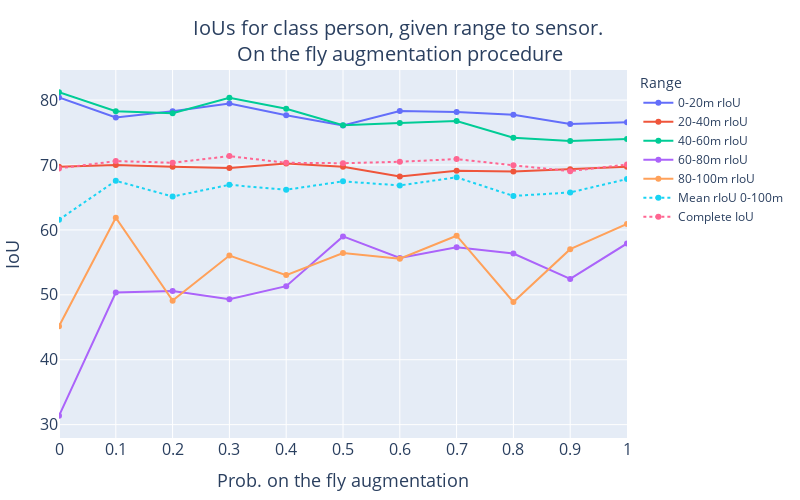

Source (notebook cell):
### Code cell
fig = return_fig_line_plot(melted_df, "Prob. on the fly augmentation", 'IoUs for class person, given range to sensor. <br>On the fly augmentation procedure',
                           category_orders={"Range": ['0-20m rIoU', '20-40m rIoU', '40-60m rIoU', '60-80m rIoU', '80-100m rIoU', "Mean rIoU 0-100m", 'Complete IoU']})
fig.show()
# fig.write_image("/workspaces/baseline/exp/figures/report_figs/RAW_ONline_paste_augmentation_NoRot_WithPutToBackline_plot_0_to_100.jpeg", scale=4)

### Figure 1 — Plotly figure (JSON) as saved in the notebook; plotly's stock layout.template omitted (floating-point values rounded to 4 significant figures)
{"data": [{"hovertemplate": "Range=0-20m rIoU<br>Augmentation value=%{x}<br>IoU=%{y}<extra></extra>", "legendgroup": "0-20m rIoU", "line": {"color": "#636efa", "dash": "solid"}, "marker": {"size": 6, "symbol": "circle"}, "mode": "lines+markers", "name": "0-20m rIoU", "orientation": "v", "showlegend": true, "type": "scatter", "x": [0, 0.1, 0.2, 0.3, 0.4, 0.5, 0.6, 0.7, 0.8, 0.9, 1], "xaxis": "x", "y": [80.4, 77.31, 78.3, 79.46, 77.67, 76.1, 78.32, 78.16, 77.74, 76.33, 76.58], "yaxis": "y"}, {"hovertemplate": "Range=20-40m rIoU<br>Augmentation value=%{x}<br>IoU=%{y}<extra></extra>", "legendgroup": "20-40m rIoU", "line": {"color": "#EF553B", "dash": "solid"}, "marker": {"size": 6, "symbol": "circle"}, "mode": "lines+markers", "name": "20-40m rIoU", "orientation": "v", "showlegend": true, "type": "scatter", "x": [0, 0.1, 0.2, 0.3, 0.4, 0.5, 0.6, 0.7, 0.8, 0.9, 1], "xaxis": "x", "y": [69.73, 70.01, 69.75, 69.54, 70.22, 69.72, 68.24, 69.13, 68.98, 69.34, 69.73], "yaxis": "y"}, {"hovertemplate": "Range=40-60m rIoU<br>Augmentation value=%{x}<br>IoU=%{y}<extra></extra>", "legendgroup": "40-60m rIoU", "line": {"color": "#00cc96", "dash": "solid"}, "marker": {"size": 6, "symbol": "circle"}, "mode": "lines+markers", "name": "40-60m rIoU", "orientation": "v", "showlegend": true, "type": "scatter", "x": [0, 0.1, 0.2, 0.3, 0.4, 0.5, 0.6, 0.7, 0.8, 0.9, 1], "xaxis": "x", "y": [81.23, 78.29, 77.98, 80.36, 78.67, 76.14, 76.49, 76.79, 74.2, 73.7, 74.02], "yaxis": "y"}, {"hovertemplate": "Range=60-80m rIoU<br>Augmentation value=%{x}<br>IoU=%{y}<extra></extra>", "legendgroup": "60-80m rIoU", "line": {"color": "#ab63fa", "dash": "solid"}, "marker": {"size": 6, "symbol": "circle"}, "mode": "lines+markers", "name": "60-80m rIoU", "orientation": "v", "showlegend": true, "type": "scatter", "x": [0, 0.1, 0.2, 0.3, 0.4, 0.5, 0.6, 0.7, 0.8, 0.9, 1], "xaxis": "x", "y": [31.36, 50.36, 50.58, 49.33, 51.34, 59.0, 55.67, 57.31, 56.35, 52.45, 57.91], "yaxis": "y"}, {"hovertemplate": "Range=80-100m rIoU<br>Augmentation value=%{x}<br>IoU=%{y}<extra></extra>", "legendgroup": "80-100m rIoU", "line": {"color": "#FFA15A", "dash": "solid"}, "marker": {"size": 6, "symbol": "circle"}, "mode": "lines+markers", "name": "80-100m rIoU", "orientation": "v", "showlegend": true, "type": "scatter", "x": [0, 0.1, 0.2, 0.3, 0.4, 0.5, 0.6, 0.7, 0.8, 0.9, 1], "xaxis": "x", "y": [45.17, 61.89, 49.11, 56.05, 53.04, 56.44, 55.55, 59.11, 48.89, 57.03, 60.92], "yaxis": "y"}, {"hovertemplate": "Range=Mean rIoU 0-100m<br>Augmentation value=%{x}<br>IoU=%{y}<extra></extra>", "legendgroup": "Mean rIoU 0-100m", "line": {"color": "#19d3f3", "dash": "dot"}, "marker": {"size": 6, "symbol": "circle"}, "mode": "lines+markers", "name": "Mean rIoU 0-100m", "orientation": "v", "showlegend": true, "type": "scatter", "x": [0, 0.1, 0.2, 0.3, 0.4, 0.5, 0.6, 0.7, 0.8, 0.9, 1], "xaxis": "x", "y": [61.57, 67.57, 65.14, 66.95, 66.19, 67.48, 66.85, 68.1, 65.23, 65.77, 67.83], "yaxis": "y"}, {"hovertemplate": "Range=Complete IoU<br>Augmentation value=%{x}<br>IoU=%{y}<extra></extra>", "legendgroup": "Complete IoU", "line": {"color": "#FF6692", "dash": "dot"}, "marker": {"size": 6, "symbol": "circle"}, "mode": "lines+markers", "name": "Complete IoU", "orientation": "v", "showlegend": true, "type": "scatter", "x": [0, 0.1, 0.2, 0.3, 0.4, 0.5, 0.6, 0.7, 0.8, 0.9, 1], "xaxis": "x", "y": [69.48, 70.61, 70.35, 71.37, 70.34, 70.28, 70.5, 70.91, 69.96, 69.05, 70.08], "yaxis": "y"}], "layout": {"autosize": false, "height": 500, "legend": {"title": {"text": "Range"}, "tracegroupgap": 0}, "margin": {"b": 20, "l": 20, "r": 20, "t": 70}, "title": {"font": {"size": 20}, "text": "IoUs for class person, given range to sensor. <br>On the fly augmentation procedure", "x": 0.5}, "width": 800, "xaxis": {"anchor": "y", "domain": [0, 1], "range": [0, 1], "tickfont": {"size": 16}, "tickmode": "array", "ticktext": [0, 0.1, 0.2, 0.3, 0.4, 0.5, 0.6, 0.7, 0.8, 0.9, 1], "tickvals": [0, 0.1, 0.2, 0.3, 0.4, 0.5, 0.6, 0.7, 0.8, 0.9, 1], "title": {"font": {"size": 18}, "text": "Prob. on the fly augmentation"}}, "yaxis": {"anchor": "x", "domain": [0, 1], "tickfont": {"size": 16}, "title": {"font": {"size": 18}, "text": "IoU"}}}}
